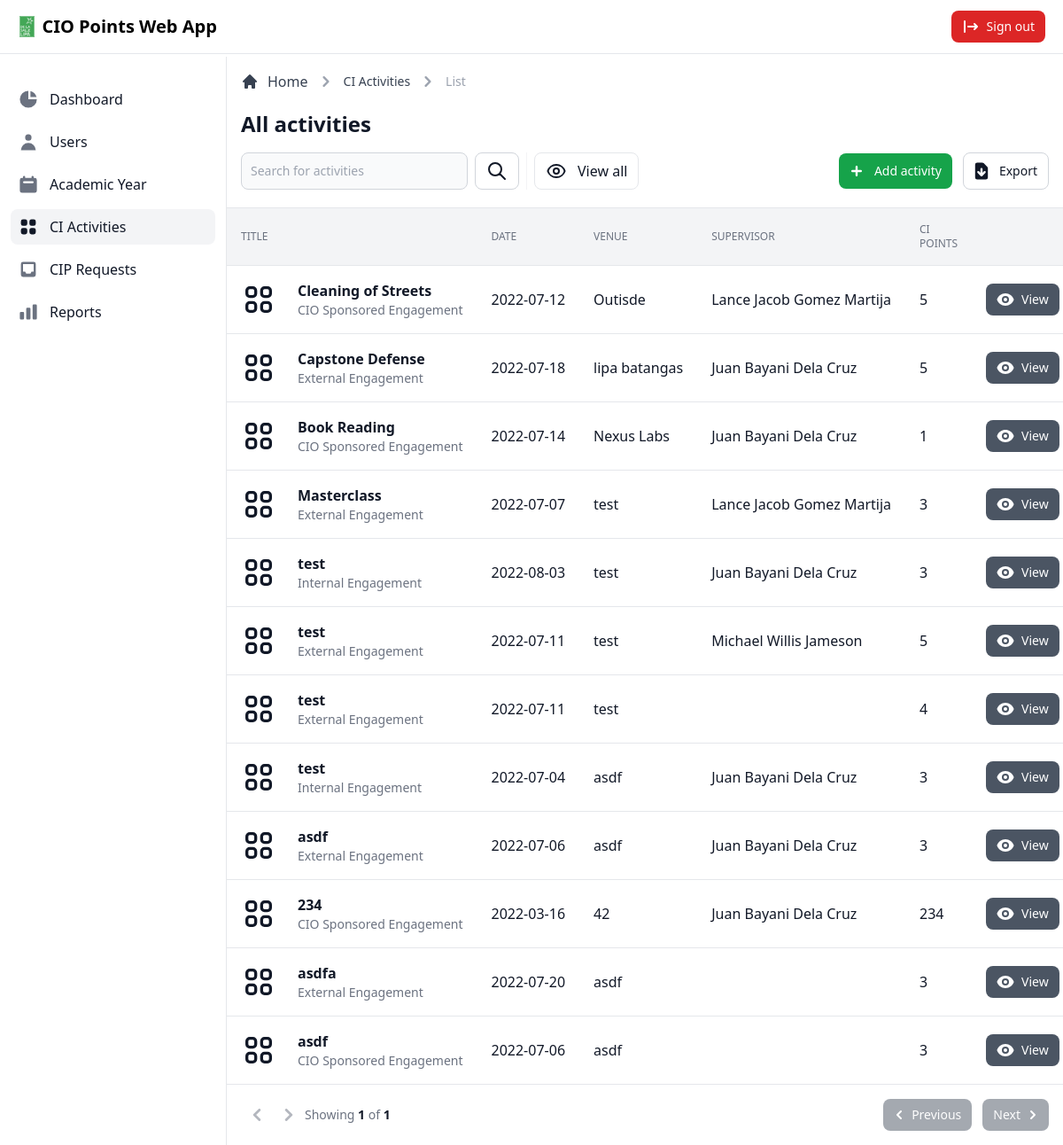
/admin/view/ciactivities.php (signed in), run on the app's committed database.
### tables this page shows
CREATE TABLE `ci_activity` (
  `activity_id` int(11) NOT NULL,
  `title` varchar(255) NOT NULL,
  `date` date NOT NULL,
  `venue` varchar(255) NOT NULL,
  `department` varchar(255) NOT NULL,
  `division` varchar(255) NOT NULL,
  `description` varchar(255) NOT NULL,
  `type` varchar(255) NOT NULL,
  `duration` int(11) NOT NULL,
  `user_id` int(11) DEFAULT NULL,
  `ci_points` int(11) NOT NULL,
  `ay_id` int(11) DEFAULT NULL,
  `semester` varchar(255) NOT NULL,
  `date_created` timestamp NOT NULL DEFAULT current_timestamp(),
  `date_updated` timestamp NOT NULL DEFAULT current_timestamp() ON UPDATE current_timestamp()
);

CREATE TABLE `user` (
  `user_id` int(11) NOT NULL,
  `first_name` varchar(255) NOT NULL,
  `middle_name` varchar(255) NOT NULL,
  `last_name` varchar(255) NOT NULL,
  `address` varchar(255) NOT NULL,
  `email` varchar(255) NOT NULL,
  `password` varchar(255) NOT NULL,
  `contact_number` varchar(255) NOT NULL,
  `department` varchar(255) NOT NULL,
  `division` varchar(255) NOT NULL,
  `status` varchar(255) NOT NULL,
  `type` varchar(255) NOT NULL,
  `date_created` timestamp NOT NULL DEFAULT current_timestamp(),
  `date_updated` timestamp NOT NULL DEFAULT current_timestamp() ON UPDATE current_timestamp()
);

### admin/view/ciactivities.php (called while the page is built, shortened)
<?php
$data = [
  'title' => 'CI Activities',
  'dir' => '../../',
  'modal' => 'ciactivitiesmodal'
];
$results_per_page = 20;
if (isset($_GET['page'])) {
  $page  = $_GET['page'];
} else {
  $page = 1;
};
$start_from = ($page - 1) * $results_per_page;
include_once '../database/database.php';
class DisplayActivity extends Dbh
{
  public function getActivityCount()
  {
    $stmt = $this->connect()->prepare('SELECT COUNT(activity_id) AS total FROM ci_activity;');
    if (!$stmt->execute()) {
      $stmt = null;
      exit;
    }
    $result = $stmt->fetchAll(PDO::FETCH_ASSOC);
    return $result;
  }
  public function getActivity($start_from, $results_per_page)
  {
    $stmt = $this->connect()->prepare('SELECT DISTINCT ci.activity_id, ci.title, ci.date, ci.venue, ci.department, ci.division, ci.description, ci.type, ci.duration, ci.ci_points, ci.semester, ay.ay_id, ay.year, u.user_id, u.first_name, u.middle_name, u.last_name FROM ci_activity ci LEFT JOIN user u ON ci.user_id = u.user_id LEFT JOIN academic_year ay ON ci.ay_id = ay.ay_id LIMIT ' . $start_from . ', ' . $results_per_page . ';');
    if (!$stmt->execute()) {
      $stmt = null;
      exit;
    }
    $result = $stmt->fetchAll(PDO::FETCH_ASSOC);
    return $result;
  }
}
$activity = new DisplayActivity();
$records = $activity->getActivity($start_from, $results_per_page);
$count = $activity->getActivityCount();
$total_pages = ceil($count[0]['total'] / $results_per_page);
include_once '../layouts/header.php';
include_once '../layouts/navbar.php';
include_once '../layouts/sidebar.php';
include_once '../pages/ciactivity/main.php';
include_once '../layouts/footer.php';

### admin/database/database.php (called while the page is built)
<?php
class Dbh
{
  private $hostname = 'localhost';
  private $username = 'root';
  private $password = '';
  private $dbname = 'dbciopointswebapp';
  public function connect()
  {
    try {
      $dbh = new PDO('mysql:host=' . $this->hostname . ';dbname=' . $this->dbname, $this->username, $this->password);
      return $dbh;
    } catch (PDOException $e) {
      print "Error!: " . $e->getMessage() . "<br>";
      die();
    }
  }
}

### admin/pages/ciactivity/tabledata.php (the view, shortened to what this page needs)
<div class="flex flex-col">
  <div class="overflow-x-auto">
    <div class="inline-block min-w-full align-middle">
      <div class="overflow-hidden shadow">
        <table class="min-w-full divide-y divide-gray-200 table-fixed">
          <thead class="bg-gray-100">
            <tr>
              <th scope="col" class="p-4 text-xs font-medium text-left text-gray-500 uppercase">
                Title
              </th>
              <th scope="col" class="p-4 text-xs font-medium text-left text-gray-500 uppercase">
                Date
              </th>
              <th scope="col" class="p-4 text-xs font-medium text-left text-gray-500 uppercase">
                Venue
              </th>
              <th scope="col" class="p-4 text-xs font-medium text-left text-gray-500 uppercase">
                Supervisor
              </th>
              <th scope="col" class="p-4 text-xs font-medium text-left text-gray-500 uppercase">
                CI Points
              </th>
              <th scope="col" class="p-4">
              </th>
            </tr>
          </thead>
          <tbody class="bg-white divide-y divide-gray-200">
            <?php foreach ($records as $data) { ?>
              <tr class="hover:bg-gray-100">
                <td class="flex items-center p-4 mr-12 space-x-6 whitespace-nowrap lg:mr-0">
                  <div class="text-sm font-normal text-gray-500">
                    <div class="text-base font-semibold text-gray-900"><?= $data['title']; ?></div>
                    <div class="text-sm font-normal text-gray-500"><?= $data['type'] ?></div>
                  </div>
                </td>
                <td class="p-4 text-base font-medium text-gray-900 whitespace-nowrap"><?= $data['date']; ?></td>
                <td class="p-4 text-base font-medium text-gray-900 whitespace-nowrap"><?= $data['venue']; ?></td>
                <td class="p-4 text-base font-medium text-gray-900 whitespace-nowrap"><?= $data['first_name'] . ' ' . $data['middle_name'] . ' ' . $data['last_name']; ?></td>
                <td class="p-4 text-base font-normal text-gray-900 whitespace-nowrap"><?= $data['ci_points'] ?></td>
                <td class="p-4 space-x-2 whitespace-nowrap">
                  <button type="button" data-view-button data-title="<?= $data['title']; ?>" data-date="<?= $data['date']; ?>" data-venue="<?= $data['venue']; ?>" data-department="<?= $data['department']; ?>" data-division="<?= $data['division']; ?>" data-description="<?= $data['description']; ?>" data-type="<?= $data['type']; ?>" data-duration="<?= $data['duration']; ?>" data-cipoints="<?= $data['ci_points']; ?>" data-year="<?= $data['year']; ?>" data-semester="<?= $data['semester']; ?>" data-supervisor="<?= $data['first_name'] . ' ' . $data['middle_name'] . ' ' . $data['last_name']; ?>" class="inline-flex items-center px-3 py-2 text-sm font-medium text-center text-white bg-gray-600 rounded-lg hover:bg-gray-700 focus:ring-4 focus:ring-gray-200">
                    View
                  </button>
                </td>
              </tr>
            <?php } ?>
          </tbody>
        </table>
      </div>
    </div>
  </div>
</div>
<div class="sticky bottom-0 right-0 items-center w-full p-4 bg-white border-t border-gray-200 sm:flex sm:justify-between">
  <div class="flex items-center mb-4 sm:mb-0">
    <button onclick="location.href='ciactivities.php?page=<?= $page - 1; ?>'" class="inline-flex justify-center p-1 text-gray-500 rounded cursor-pointer disabled:opacity-50 disabled:cursor-default enabled:hover:text-gray-900 enabled:hover:bg-gray-100" <?= ((isset($_GET['page']) && $_GET['page'] == 1) ? 'disabled' : (!isset($_GET['page']))) ? 'disabled' : ''; ?>>
      <svg class="w-7 h-7" fill="currentColor" viewBox="0 0 20 20" xmlns="http://www.w3.org/2000/svg">
        <path fill-rule="evenodd" d="M12.707 5.293a1 1 0 010 1.414L9.414 10l3.293 3.293a1 1 0 01-1.414 1.414l-4-4a1 1 0 010-1.414l4-4a1 1 0 011.414 0z" clip-rule="evenodd"></path>
      </svg>
    </button>
    <button onclick="location.href='ciactivities.php?page=<?= $page + 1; ?>'" class="inline-flex justify-center p-1 text-gray-500 rounded cursor-pointer disabled:opacity-50 disabled:cursor-default enabled:hover:text-gray-900 enabled:hover:bg-gray-100" <?= ((isset($_GET['page']) && $_GET['page'] == $total_pages) ? 'disabled' : ($page == $total_pages)) ? 'disabled' : ''; ?>>
      <svg class="w-7 h-7" fill="currentColor" viewBox="0 0 20 20" xmlns="http://www.w3.org/2000/svg">
        <path fill-rule="evenodd" d="M7.293 14.707a1 1 0 010-1.414L10.586 10 7.293 6.707a1 1 0 011.414-1.414l4 4a1 1 0 010 1.414l-4 4a1 1 0 01-1.414 0z" clip-rule="evenodd"></path>
      </svg>
    </button>
    <span class="text-sm font-normal text-gray-500">Showing <span class="font-semibold text-gray-900"><?= $page; ?></span> of <span class="font-semibold text-gray-900"><?= $total_pages; ?></span></span>
  </div>
  <div class="flex items-center space-x-3">
    <button onclick="location.href='ciactivities.php?page=<?= $page - 1; ?>'" class="inline-flex items-center justify-center flex-1 px-3 py-2 text-sm font-medium text-center text-white bg-gray-600 rounded-lg disabled:opacity-50 enabled:hover:bg-gray-700 enabled:focus:ring-4 enabled:focus:ring-gray-200" <?= ((isset($_GET['page']) && $_GET['page'] == 1) ? 'disabled' : (!isset($_GET['page']))) ? 'disabled' : ''; ?>>
      <svg class="w-5 h-5 mr-1 -ml-1" "="" fill=" currentColor" viewBox="0 0 20 20" xmlns="http://www.w3.org/2000/svg">
        <path fill-rule="evenodd" d="M12.707 5.293a1 1 0 010 1.414L9.414 10l3.293 3.293a1 1 0 01-1.414 1.414l-4-4a1 1 0 010-1.414l4-4a1 1 0 011.414 0z" clip-rule="evenodd"></path>
      </svg>
      Previous
    </button>
    <button onclick="location.href='ciactivities.php?page=<?= $page + 1; ?>'" class="inline-flex items-center justify-center flex-1 px-3 py-2 text-sm font-medium text-center text-white bg-gray-600 rounded-lg disabled:opacity-50 enabled:hover:bg-gray-700 enabled:focus:ring-4 enabled:focus:ring-gray-200" <?= ((isset($_GET['page']) && $_GET['page'] == $total_pages) ? 'disabled' : ($page == $total_pages)) ? 'disabled' : ''; ?>>
      Next
      <svg class="w-5 h-5 ml-1 -mr-1" fill="currentColor" viewBox="0 0 20 20" xmlns="http://www.w3.org/2000/svg">
        <path fill-rule="evenodd" d="M7.293 14.707a1 1 0 010-1.414L10.586 10 7.293 6.707a1 1 0 011.414-1.414l4 4a1 1 0 010 1.414l-4 4a1 1 0 01-1.414 0z" clip-rule="evenodd"></path>
      </svg>
    </button>
  </div>
</div>

### data on the page
ci_activity: title "Cleaning of Streets", type "CIO Sponsored Engagement", date "2022-07-12", venue "Outisde", user.first_name "Lance Jacob", user.middle_name "Gomez", user.last_name "Martija", ci_points "5"
ci_activity: title "Capstone Defense", type "External Engagement", date "2022-07-18", venue "lipa batangas", user.first_name "Juan", user.middle_name "Bayani", user.last_name "Dela Cruz", ci_points "5"
ci_activity: title "Book Reading", type "CIO Sponsored Engagement", date "2022-07-14", venue "Nexus Labs", user.first_name "Juan", user.middle_name "Bayani", user.last_name "Dela Cruz", ci_points "1"
ci_activity: title "Masterclass", type "External Engagement", date "2022-07-07", venue "test", user.first_name "Lance Jacob", user.middle_name "Gomez", user.last_name "Martija", ci_points "3"
ci_activity: title "test", type "Internal Engagement", date "2022-08-03", venue "test", user.first_name "Juan", user.middle_name "Bayani", user.last_name "Dela Cruz", ci_points "3"
ci_activity: title "test", type "External Engagement", date "2022-07-11", venue "test", user.first_name "Michael", user.middle_name "Willis", user.last_name "Jameson", ci_points "5"
ci_activity: title "test", type "External Engagement", date "2022-07-11", venue "test", ci_points "4"
ci_activity: title "test", type "Internal Engagement", date "2022-07-04", venue "asdf", user.first_name "Juan", user.middle_name "Bayani", user.last_name "Dela Cruz", ci_points "3"
ci_activity: title "asdf", type "External Engagement", date "2022-07-06", venue "asdf", user.first_name "Juan", user.middle_name "Bayani", user.last_name "Dela Cruz", ci_points "3"
ci_activity: title "234", type "CIO Sponsored Engagement", date "2022-03-16", venue "42", user.first_name "Juan", user.middle_name "Bayani", user.last_name "Dela Cruz", ci_points "234"
ci_activity: title "asdfa", type "External Engagement", date "2022-07-20", venue "asdf", ci_points "3"
ci_activity: title "asdf", type "CIO Sponsored Engagement", date "2022-07-06", venue "asdf", ci_points "3"

### other printed values
$page "1"
$total_pages "1"
